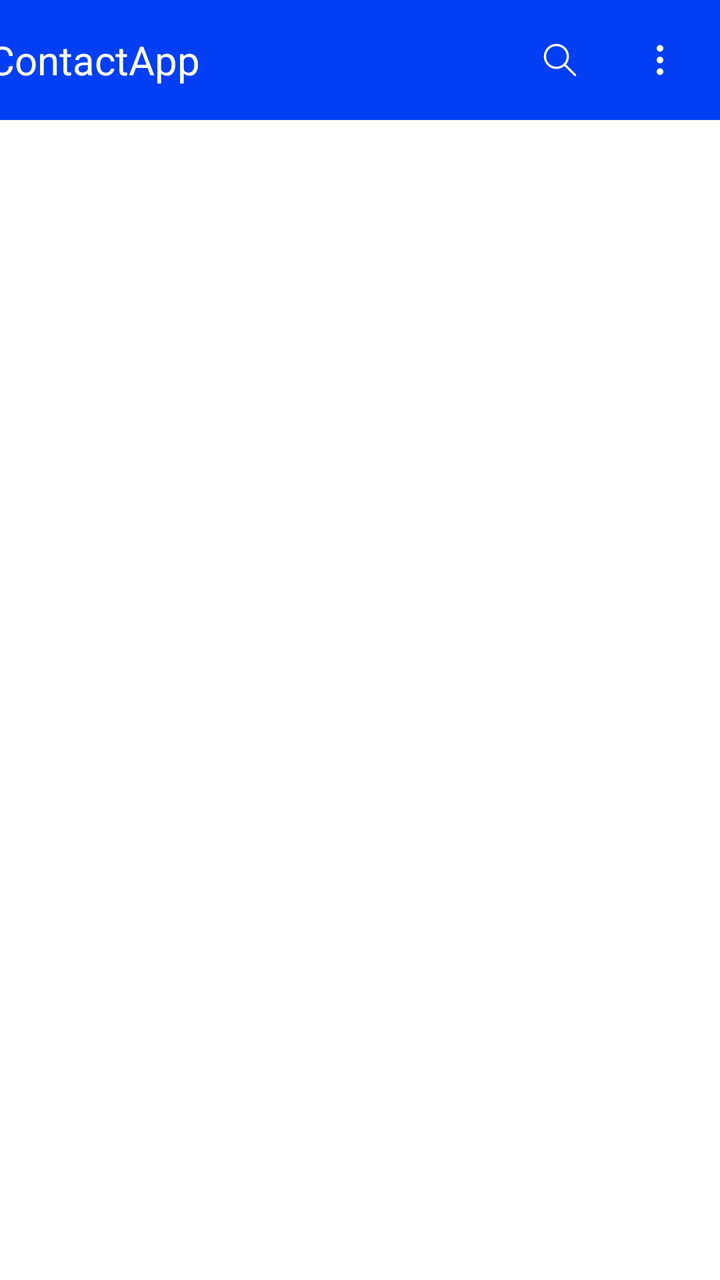
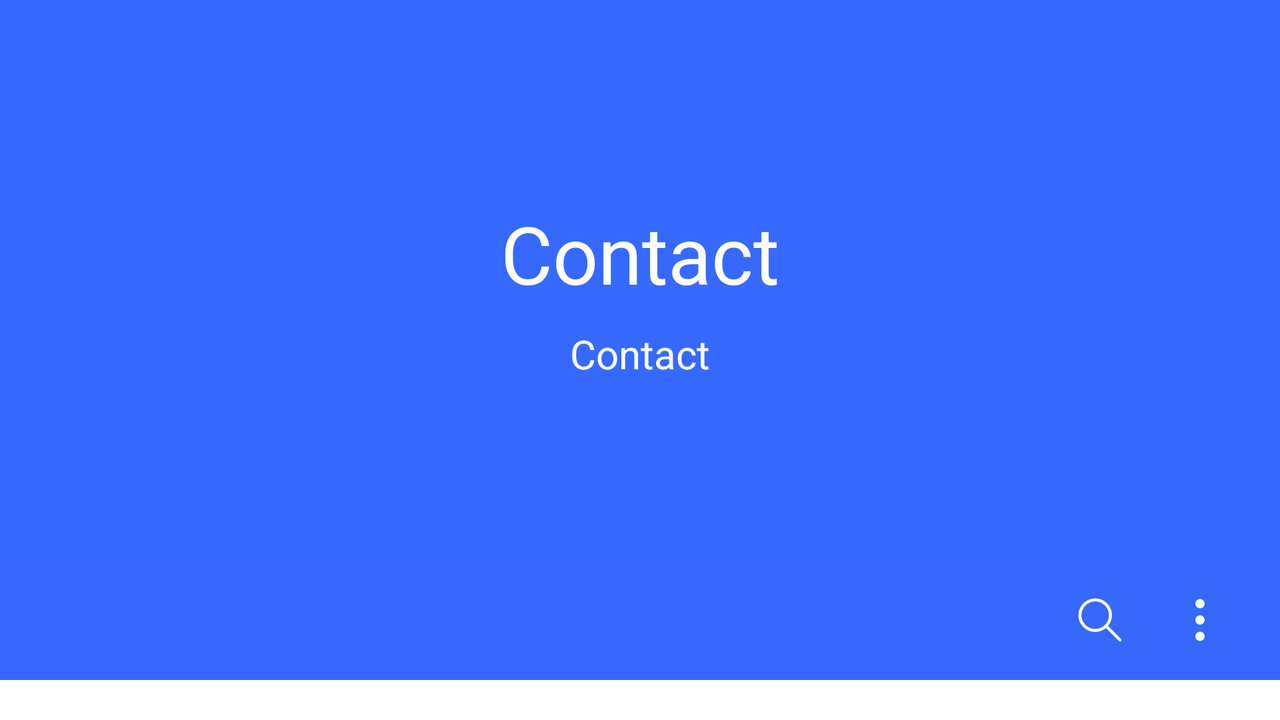

Compare how this app lays out the same screen by default and in its alternative resource folder. The renders come first, then the two layout files and the values they reference.
<!-- AndroidManifest.xml: application theme Theme.ContactApp -->
<!-- res/layout/fragment_main.xml -->
<?xml version="1.0" encoding="utf-8"?>
<FrameLayout xmlns:android="http://schemas.android.com/apk/res/android"
    xmlns:app="http://schemas.android.com/apk/res-auto"
    xmlns:tools="http://schemas.android.com/tools"
    android:id="@+id/root"
    android:layout_width="match_parent"
    android:layout_height="match_parent"
    android:background="@color/white"
    android:orientation="vertical"
    tools:context=".ui.fragments.main.MainFragment">

    <LinearLayout
        android:layout_width="match_parent"
        android:layout_height="match_parent"
        android:orientation="vertical">



        <LinearLayout
            android:id="@+id/linear_layout2"
            android:layout_width="match_parent"
            android:layout_height="60dp"
            android:background="@color/main_color"
            android:gravity="center|end"
            android:orientation="horizontal"
            app:layout_constraintEnd_toEndOf="parent"
            app:layout_constraintStart_toStartOf="parent"
            app:layout_constraintTop_toBottomOf="@id/linear_layout">


            <TextView
                android:id="@+id/app_name_tv2"
                android:layout_width="wrap_content"
                android:layout_height="wrap_content"
                android:layout_gravity="start|center"
                android:layout_marginEnd="110dp"
                android:text="@string/app_name"
                android:textColor="@color/white"
                android:textSize="20sp"
                />

            <ImageView
                android:id="@+id/add_btn"
                android:layout_width="40dp"
                android:layout_height="40dp"
                android:background="?selectableItemBackgroundBorderless"
                android:layout_gravity="center|end"
                android:layout_marginEnd="10dp"
                android:contentDescription="TODO"
                android:padding="9dp"
                android:src="@drawable/plus" />

            <ImageView
                android:id="@+id/search_btn"
                android:layout_width="40dp"
                android:layout_height="40dp"
                android:background="?selectableItemBackgroundBorderless"
                android:layout_marginEnd="10dp"
                android:contentDescription="TODO"
                android:padding="11dp"
                android:src="@drawable/search" />

            <ImageView
                android:id="@+id/options_btn"
                android:layout_width="40dp"
                android:layout_height="40dp"
                android:layout_marginEnd="10dp"
                android:background="?selectableItemBackgroundBorderless"
                android:contentDescription="@string/todo"
                android:padding="10dp"
                android:src="@drawable/options" />

        </LinearLayout>

        <androidx.recyclerview.widget.RecyclerView
            android:id="@+id/contact_rv"
            android:layout_width="match_parent"
            android:layout_height="match_parent"
            android:layout_marginHorizontal="10dp"
            android:orientation="vertical"
            app:layoutManager="androidx.recyclerview.widget.LinearLayoutManager"
            app:layout_constraintBottom_toBottomOf="parent"
            app:layout_constraintEnd_toEndOf="parent"
            app:layout_constraintHorizontal_bias="1.0"
            app:layout_constraintStart_toStartOf="parent"
            app:layout_constraintTop_toBottomOf="@id/linear_layout2"
            app:layout_constraintVertical_bias="1.0"
            tools:itemCount="10"
            tools:listitem="@layout/item_contact" />

    </LinearLayout>

    <ProgressBar
        android:id="@+id/progress_bar"
        android:layout_gravity="center"
        android:layout_width="wrap_content"
        android:layout_height="wrap_content"/>


</FrameLayout>
<!-- resources referenced by this layout -->
<resources>
  <color name="main_color">#023FF4</color>
  <color name="white">#FFFFFFFF</color>
  <!-- drawable options (drawable) -->
  <vector xmlns:android="http://schemas.android.com/apk/res/android"
      android:width="24dp"
      android:height="24dp"
      android:viewportWidth="24"
      android:viewportHeight="24">
    <path
        android:pathData="M10,19C10,18.604 10.117,18.218 10.337,17.889C10.557,17.56 10.869,17.304 11.235,17.152C11.6,17.001 12.002,16.961 12.39,17.038C12.778,17.116 13.134,17.306 13.414,17.586C13.694,17.865 13.884,18.222 13.962,18.61C14.039,18.998 13.999,19.4 13.848,19.765C13.696,20.131 13.44,20.443 13.111,20.663C12.782,20.883 12.396,21 12,21C11.47,21 10.961,20.789 10.586,20.414C10.211,20.039 10,19.53 10,19V19ZM10,12C10,11.604 10.117,11.218 10.337,10.889C10.557,10.56 10.869,10.304 11.235,10.152C11.6,10.001 12.002,9.961 12.39,10.038C12.778,10.116 13.134,10.306 13.414,10.586C13.694,10.866 13.884,11.222 13.962,11.61C14.039,11.998 13.999,12.4 13.848,12.765C13.696,13.131 13.44,13.443 13.111,13.663C12.782,13.883 12.396,14 12,14C11.47,14 10.961,13.789 10.586,13.414C10.211,13.039 10,12.53 10,12ZM10,5C10,4.604 10.117,4.218 10.337,3.889C10.557,3.56 10.869,3.304 11.235,3.152C11.6,3.001 12.002,2.961 12.39,3.038C12.778,3.116 13.134,3.306 13.414,3.586C13.694,3.865 13.884,4.222 13.962,4.61C14.039,4.998 13.999,5.4 13.848,5.765C13.696,6.131 13.44,6.443 13.111,6.663C12.782,6.883 12.396,7 12,7C11.47,7 10.961,6.789 10.586,6.414C10.211,6.039 10,5.53 10,5V5Z"
        android:fillColor="@color/white"/>
  </vector>
  <!-- drawable search (drawable) -->
  <vector xmlns:android="http://schemas.android.com/apk/res/android"
      android:width="129dp"
      android:height="129dp"
      android:viewportWidth="129"
      android:viewportHeight="129">
    <path
        android:fillColor="@color/white"
        android:pathData="M51.6,96.7c11,0 21,-3.9 28.8,-10.5l35,35c0.8,0.8 1.8,1.2 2.9,1.2s2.1,-0.4 2.9,-1.2c1.6,-1.6 1.6,-4.2 0,-5.8l-35,-35c6.5,-7.8 10.5,-17.9 10.5,-28.8c0,-24.9 -20.2,-45.1 -45.1,-45.1C26.8,6.5 6.5,26.8 6.5,51.6C6.5,76.5 26.8,96.7 51.6,96.7zM51.6,14.7c20.4,0 36.9,16.6 36.9,36.9C88.5,72 72,88.5 51.6,88.5c-20.4,0 -36.9,-16.6 -36.9,-36.9C14.7,31.3 31.3,14.7 51.6,14.7z"/>
  </vector>
  <string name="app_name">ContactApp</string>
  <string name="todo">TODO</string>
  <style name="Theme.ContactApp" parent="Base.Theme.ContactApp" />
  <style name="Base.Theme.ContactApp" parent="Theme.Material3.DayNight.NoActionBar">
          
          
      </style>
</resources>
<!-- res/layout-land/fragment_main.xml (the repository's variant of the layout above) -->
<!-- drawn on the phone turned sideways -->
<?xml version="1.0" encoding="utf-8"?>
<androidx.core.widget.NestedScrollView xmlns:android="http://schemas.android.com/apk/res/android"
    xmlns:app="http://schemas.android.com/apk/res-auto"
    xmlns:tools="http://schemas.android.com/tools"
    android:layout_width="match_parent"
    android:layout_height="match_parent"
    android:background="@color/white"
    android:orientation="vertical"
    android:id="@+id/root"
    tools:context=".ui.fragments.main.MainFragment">

    <androidx.constraintlayout.widget.ConstraintLayout
        android:layout_width="match_parent"
        android:layout_height="match_parent">


        <LinearLayout
            android:id="@+id/linear_layout"
            android:layout_width="match_parent"
            android:layout_height="280dp"
            android:background="#3669FF"
            android:orientation="vertical"
            app:layout_constraintEnd_toEndOf="parent"
            app:layout_constraintStart_toStartOf="parent"
            app:layout_constraintTop_toTopOf="parent">

            <TextView
                android:id="@+id/app_name_tv"
                android:layout_width="wrap_content"
                android:layout_height="wrap_content"
                android:layout_gravity="center"
                android:layout_marginTop="100dp"
                android:gravity="center"
                android:text="Contact"
                android:textColor="@color/white"
                android:textSize="40sp" />

            <TextView
                android:id="@+id/contacts_count_tv"
                android:layout_width="wrap_content"
                android:layout_height="wrap_content"
                android:layout_gravity="center"
                android:layout_marginTop="10dp"
                android:gravity="center"
                android:textColor="@color/white"
                android:textSize="20sp"
                tools:text="Contact" />


        </LinearLayout>


        <LinearLayout
            android:id="@+id/linear_layout2"
            android:layout_width="match_parent"
            android:layout_height="60dp"
            android:background="#3668FB"
            android:gravity="center|end"
            android:orientation="horizontal"
            app:layout_constraintEnd_toEndOf="parent"
            app:layout_constraintStart_toStartOf="parent"
            app:layout_constraintTop_toBottomOf="@id/linear_layout">


            <TextView
                android:id="@+id/app_name_tv2"
                android:layout_width="wrap_content"
                android:layout_height="wrap_content"
                android:layout_gravity="start|center"
                android:layout_marginEnd="110dp"
                android:text="@string/app_name"
                android:textColor="@color/white"
                android:textSize="20sp"
                android:visibility="invisible" />

            <ImageView
                android:id="@+id/add_btn"
                android:layout_width="40dp"
                android:layout_height="40dp"
                android:layout_gravity="center|end"
                android:layout_marginEnd="10dp"
                android:padding="5dp"
                android:src="@drawable/plus" />

            <ImageView
                android:id="@+id/search_btn"
                android:layout_width="40dp"
                android:layout_height="40dp"
                android:layout_marginEnd="10dp"
                android:padding="8dp"
                android:src="@drawable/search" />

            <ImageView
                android:id="@+id/options_btn"
                android:layout_width="40dp"
                android:layout_height="40dp"
                android:layout_marginEnd="20dp"
                android:padding="6dp"
                android:src="@drawable/options" />

        </LinearLayout>

        <androidx.recyclerview.widget.RecyclerView
            android:id="@+id/contact_rv"
            android:layout_width="match_parent"
            android:layout_height="0dp"
            android:layout_marginHorizontal="10dp"
            android:orientation="vertical"
            app:layoutManager="androidx.recyclerview.widget.LinearLayoutManager"
            app:layout_constraintBottom_toBottomOf="parent"
            app:layout_constraintEnd_toEndOf="parent"
            app:layout_constraintStart_toStartOf="parent"
            app:layout_constraintTop_toBottomOf="@id/linear_layout2"
            tools:itemCount="10"
            tools:listitem="@layout/item_contact" />

    </androidx.constraintlayout.widget.ConstraintLayout>


</androidx.core.widget.NestedScrollView>
<!-- resources referenced by the variant -->
<!-- as the phone turned sideways resolves them -->
<resources>
  <color name="white">#FFFFFFFF</color>
  <!-- drawable options (drawable) -->
  <vector xmlns:android="http://schemas.android.com/apk/res/android"
      android:width="24dp"
      android:height="24dp"
      android:viewportWidth="24"
      android:viewportHeight="24">
    <path
        android:pathData="M10,19C10,18.604 10.117,18.218 10.337,17.889C10.557,17.56 10.869,17.304 11.235,17.152C11.6,17.001 12.002,16.961 12.39,17.038C12.778,17.116 13.134,17.306 13.414,17.586C13.694,17.865 13.884,18.222 13.962,18.61C14.039,18.998 13.999,19.4 13.848,19.765C13.696,20.131 13.44,20.443 13.111,20.663C12.782,20.883 12.396,21 12,21C11.47,21 10.961,20.789 10.586,20.414C10.211,20.039 10,19.53 10,19V19ZM10,12C10,11.604 10.117,11.218 10.337,10.889C10.557,10.56 10.869,10.304 11.235,10.152C11.6,10.001 12.002,9.961 12.39,10.038C12.778,10.116 13.134,10.306 13.414,10.586C13.694,10.866 13.884,11.222 13.962,11.61C14.039,11.998 13.999,12.4 13.848,12.765C13.696,13.131 13.44,13.443 13.111,13.663C12.782,13.883 12.396,14 12,14C11.47,14 10.961,13.789 10.586,13.414C10.211,13.039 10,12.53 10,12ZM10,5C10,4.604 10.117,4.218 10.337,3.889C10.557,3.56 10.869,3.304 11.235,3.152C11.6,3.001 12.002,2.961 12.39,3.038C12.778,3.116 13.134,3.306 13.414,3.586C13.694,3.865 13.884,4.222 13.962,4.61C14.039,4.998 13.999,5.4 13.848,5.765C13.696,6.131 13.44,6.443 13.111,6.663C12.782,6.883 12.396,7 12,7C11.47,7 10.961,6.789 10.586,6.414C10.211,6.039 10,5.53 10,5V5Z"
        android:fillColor="@color/white"/>
  </vector>
  <!-- drawable search (drawable) -->
  <vector xmlns:android="http://schemas.android.com/apk/res/android"
      android:width="129dp"
      android:height="129dp"
      android:viewportWidth="129"
      android:viewportHeight="129">
    <path
        android:fillColor="@color/white"
        android:pathData="M51.6,96.7c11,0 21,-3.9 28.8,-10.5l35,35c0.8,0.8 1.8,1.2 2.9,1.2s2.1,-0.4 2.9,-1.2c1.6,-1.6 1.6,-4.2 0,-5.8l-35,-35c6.5,-7.8 10.5,-17.9 10.5,-28.8c0,-24.9 -20.2,-45.1 -45.1,-45.1C26.8,6.5 6.5,26.8 6.5,51.6C6.5,76.5 26.8,96.7 51.6,96.7zM51.6,14.7c20.4,0 36.9,16.6 36.9,36.9C88.5,72 72,88.5 51.6,88.5c-20.4,0 -36.9,-16.6 -36.9,-36.9C14.7,31.3 31.3,14.7 51.6,14.7z"/>
  </vector>
  <string name="app_name">ContactApp</string>
  <style name="Theme.ContactApp" parent="Base.Theme.ContactApp" />
  <style name="Base.Theme.ContactApp" parent="Theme.Material3.DayNight.NoActionBar">
          
          
      </style>
</resources>
